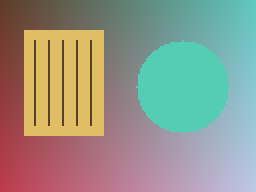
#> input picture images/sample.png, 128 x 96 px (shown 2 times larger)
$ python NormalizedHistEqualization.py
#> lines starting #> are read from the running program, lines starting #| are printed output that depends on the picture
import cv2
import numpy as np
import matplotlib.pyplot as plt
from pathlib import Path


# Change Img_path to use your own image.
Img_path = str(Path(__file__).resolve().parents[1] / 'images' / 'sample.png')
img = cv2.imread(Img_path)
#> img is the input picture: shape (96, 128, 3); mean B, G, R 136.8, 149.8, 148.3

if img is None:
    raise SystemExit("Image not found! Check Img_path.")

# Calculation
gray = cv2.cvtColor(img, cv2.COLOR_BGR2GRAY)
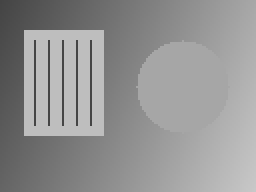
#> gray: shape (96, 128) (shown 2 times larger); min 68, max 200, mean 147.8
hist = np.bincount(gray.ravel(), minlength=256)
#> hist = 256 values, max 1945 at index 190, min 0 at index 0, mean 48
cdf = np.cumsum(hist)
#> cdf = 256 values from 0 to 12288
first = cdf[cdf > 0][0]
#> first = 2
if gray.size == first:
    result = gray.copy()
else:
    scaled = (cdf - first) / (gray.size - first) * 255
#> scaled = 256 values from -0.0415 to 255
    mapping = np.clip(np.round(scaled), 0, 255).astype(np.uint8)
#> mapping = 256 values from 0 to 255
    result = mapping[gray]
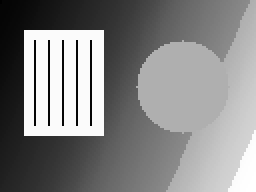
#> result: shape (96, 128) (shown 2 times larger); min 0, max 255, mean 133.8

counts = np.bincount(gray.ravel(), minlength=256)
#> counts has the same summary as hist
cumulative_counts = np.cumsum(counts)
#> cumulative_counts = 256 values from 0 to 12288
cdf_values = cumulative_counts
#> cdf_values = 256 values from 0 to 12288

# Display
plt.figure(figsize=(15, 8))

plt.subplot(2, 3, 1)
plt.imshow(gray, cmap="gray", vmin=0, vmax=255)
plt.title('Original Image')
plt.axis("off")

plt.subplot(2, 3, 2)
plt.hist(gray.ravel(), bins=256, range=(0, 256))
plt.title('Original Histogram')
plt.xlabel('Pixel Intensity')
plt.ylabel('Frequency')

plt.subplot(2, 3, 3)
plt.plot(cdf_values)
plt.title('Cumulative Distribution Function')
plt.xlabel('Pixel Intensity')
plt.ylabel('Cumulative Count')
plt.grid(alpha=0.25)

plt.subplot(2, 3, 4)
plt.imshow(result, cmap="gray", vmin=0, vmax=255)
plt.title('Equalized')
plt.axis("off")

plt.subplot(2, 3, 5)
plt.hist(result.ravel(), bins=256, range=(0, 256))
plt.title('Equalized Histogram')
plt.xlabel('Pixel Intensity')
plt.ylabel('Frequency')

plt.tight_layout()

plt.show()
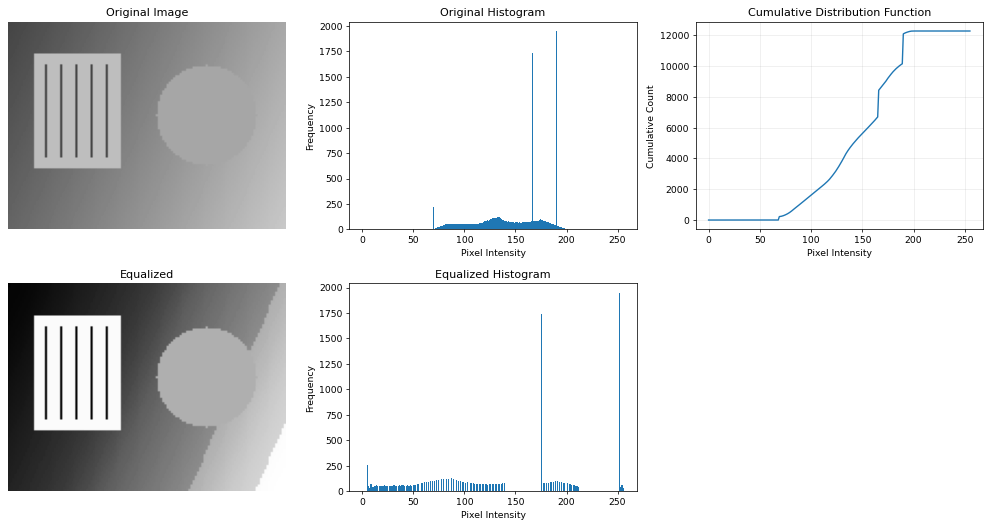
#> figure drawn by matplotlib, 5 panels; panel 2: tallest bar 1945 high, from x = 190 to 191; panel 3: curve peaks at x = 200, y = 12288; panel 5: tallest bar 1945 high, from x = 251 to 252
